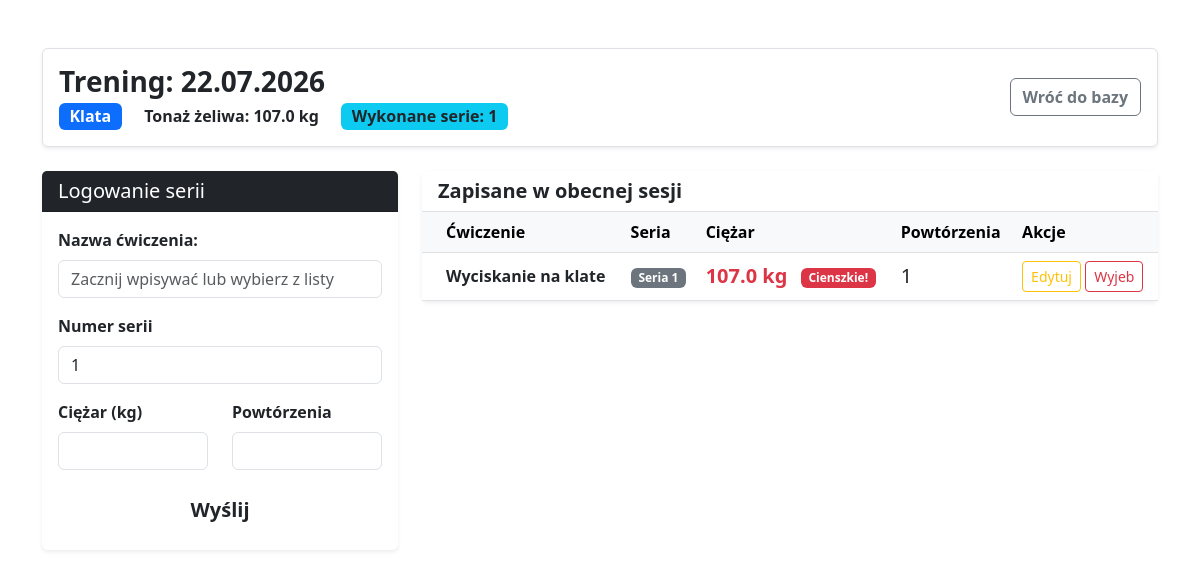
/trening/9/, run on an earlier commit of the app's database.
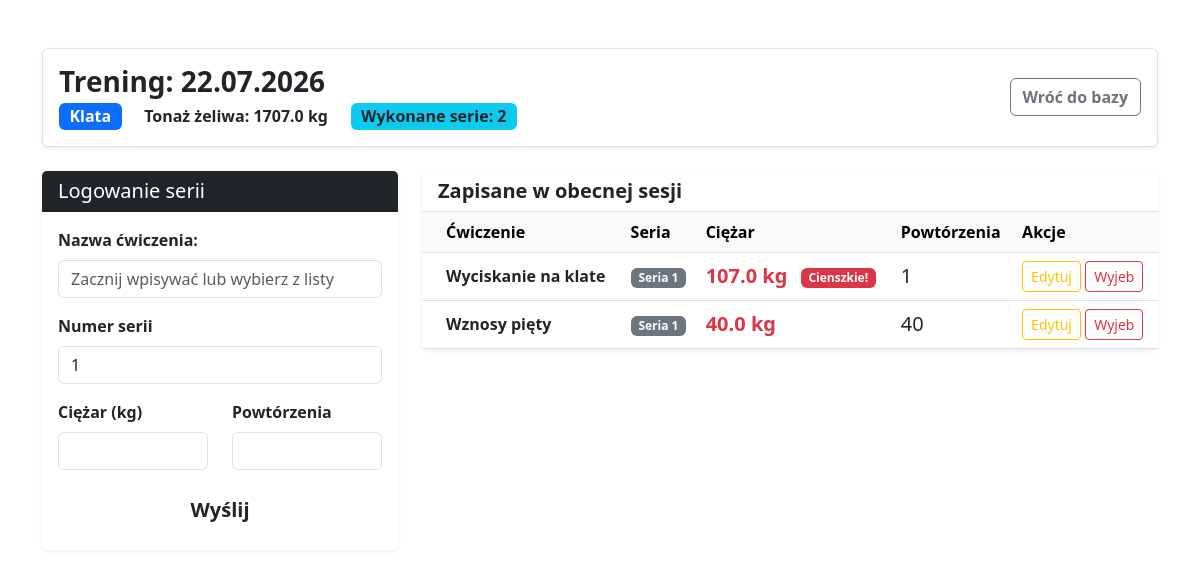
And on a later commit of the database.
### workout/models.py (models this page shows, shortened)
class Workout(models.Model):
    date = models.DateField()
    target_muscle = models.CharField(max_length=50)
    @property
    def total_tonnage(self):
        return sum(seria.weight * seria.reps for seria in self.sets.all())

class TrainingSet(models.Model):
    workout = models.ForeignKey(Workout, on_delete=models.CASCADE, related_name='sets')
    exercise = models.CharField(max_length=100, default="Nieznane")
    set_number = models.PositiveIntegerField(default=1, verbose_name="Numer serii")
    weight = models.FloatField()
    reps = models.IntegerField()

### workout/views.py (the view)
# urls.py: path('trening/<int:pk>/', views.workout_detail, name='workout_detail'),
def workout_detail(request, pk):
     workout = get_object_or_404(Workout, pk=pk)
     unique_exercises = TrainingSet.objects.values_list('exercise', flat=True).distinct()
     if request.method == 'POST':
          form = TrainingSetForm(request.POST)
          if form.is_valid():
               new_set = form.save(commit=False)
               new_set.workout = workout
               new_set.save()
               return redirect('workout_detail', pk=workout.pk)
     else:
          form = TrainingSetForm()
     context = {
          'workout': workout,
          'unique_exercises': unique_exercises,
          'form': form,
          'sets': workout.sets.all().order_by('id') # Wyciągamy dodane już serie
     }
     return render(request, 'workout/workout_detail.html', context)

### workout/forms.py
class TrainingSetForm(forms.ModelForm):
    class Meta:
        model = TrainingSet
        fields = ['exercise', 'set_number', 'weight', 'reps']
        widgets = {
            'exercise': forms.TextInput(attrs={'class': 'form-control', 'placeholder': 'np. Klatka i Niceps'}),
            'set_number': forms.NumberInput(attrs={'class': 'form-control'}),
            'weight': forms.NumberInput(attrs={'class': 'form-control', 'step': '0.5'}), # Pozwólmy na połowki kilogramów
            'reps': forms.NumberInput(attrs={'class': 'form-control'}),
        }

### workout/templates/workout/workout_detail.html (shortened to what the changed rows need)
<!DOCTYPE html>
<hmtl lang="pl">
    <head>
        <link href="https://cdn.jsdelivr.net/npm/bootstrap@5.3.0/dist/css/bootstrap.min.css" rel="stylesheet">
    </head>
        <body class="bd-light">
            <div class="container mt-5">
                 <div class="row mb-4">
                    <div class="col-12">
                        <div class="d-flex justify-content-between align-items-center bg-white p-3 rounded shadow-sm border">
                            <div>
                                <h3 class="fw-bold mb-1">Trening: {{workout.date|date:"d.m.Y"}}</h3>
                                <span class="badge bg-primary fs-6">{{workout.target_muscle}}</span>
                                <span class="badge bg-succes fs-6 ms-2 text-dark">Tonaż żeliwa: {{ workout.total_tonnage }} kg</span>
                                <span class="badge bg-info fs-6 ms-2 text-dark">Wykonane serie: {{ sets|length }}</span>
                            </div>
                        </div>
                    </div>
                 </div>
                 <div class="row">
                     <div class="col-md-8">
                        <div class="card shadow-sm border-0">
                            <div class="card-body p-0">
                                <table class="table table-hover mb-0">
                                    <thead class="table-light">
                                        <tr>
                                            <th class="ps-4">Ćwiczenie</th>
                                            <th>Seria</th>
                                            <th>Ciężar</th>
                                            <th>Powtórzenia</th>
                                            <th>Akcje</th>
                                        </tr>
                                    </thead>
                                    <tbody>
                                         {% for set in sets %}
                                         <tr>
                                            <td class="ps-4 fw-semibold align-middle">{{ set.exercise }}</td>
                                            <td class="align-middle"><span class="badge bg-secondary">Seria {{ set.set_number }}</span></td>
                                            <td class="text-danger fw-bold align-middle fs-5">
                                                {{ set.weight }} kg
                                                {% if set.weight >= 100 %}
                                                <span class="badge bg-danger ms-2" style="font-size: 0.6em; vertical-align: middle;">Cienszkie!</span>
                                                {% endif %}
                                            </td>
                                            <td class="align-middle fs-5">{{ set.reps }}</td>
                                            <td class="align-middle">
                                                <a href="{% url 'edit_set' set.id %}" class="btn btn-sm btn-outline-warning" title="Edytuj">Edytuj</a>
                                                <a href="{% url 'delete_set' set.id %}" class="btn btn-sm btn-outline-danger" title="Usuń">Wyjeb</a>
                                            </td>
                                         </tr>
                                         {% endfor %}
                                    </tbody>
                                </table>
                            </div>
                        </div>
                     </div>
                 </div>
            </div>
        </body>
</hmtl>

What changed in the data, as far as the page shows it:
computed for Workout "Klata": total_tonnage "107.0" → "1707.0"
added TrainingSet: exercise "Wznosy pięty", set_number "1", weight "40.0", reps "40"
Also different on the page:
{{ sets|length }}: "1" → "2"
